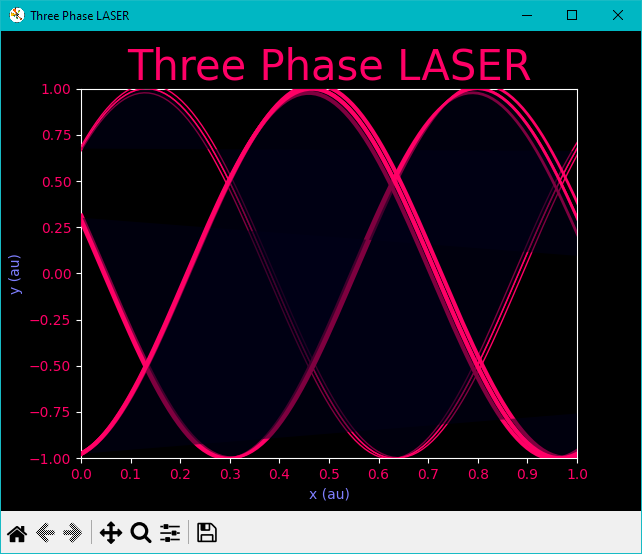

Python code for this plot:
import matplotlib.pyplot as mpl
import matplotlib.animation as ani
import matplotlib.patheffects as pfx
import numpy as np
import math as math

title = num = "Three Phase LASER"

mpl.style.use("dark_background")
ani.Animation = ani.FuncAnimation
figure, axes = mpl.subplots(num = title)

tau = 2.0 * math.pi
third = tau / 3.0
phase1 = third * 1
phase2 = third * 2
phase3 = third * 3

x = np.arange(0.0, 2.0 * math.pi, 0.01)
x_ticks = np.arange(0.0, 1.1, 0.1)
y_ticks = np.arange(-1.0, 1.1, 0.25)
y1 = axes.plot(x, np.sin(x), color = "#FF0066", linewidth = 1)[0]
y2 = axes.plot(x, np.sin(x), color = "#FF0066", linewidth = 2)[0]
y3 = axes.plot(x, np.sin(x), color = "#FF0066", linewidth = 3)[0]

axes.set_title(title, color = "#FF0066", size = "30")
axes.set_xlabel("x (au)", color = "#7F7FFF")
axes.set_ylabel("y (au)", color = "#7F7FFF")
axes.set(xlim = [0.0, 1.0], ylim = [0.0, 1.0])
axes.xaxis.set_ticks(x_ticks)
axes.yaxis.set_ticks(y_ticks)
axes.xaxis.set_tick_params(labelcolor = "#FF0066")
axes.yaxis.set_tick_params(labelcolor = "#FF0066")

class dilation(pfx.AbstractPathEffect):
    #def draw_path(self, *args, **kwargs):
    #    custom(mode = "pre").draw_path(*args, **kwargs)
    #    retval = super().draw_path(*args, **kwargs)
    #    custom(mode = "post").draw_path(*args, **kwargs)
    #    return retval
    def draw_path(self, renderer, gc, tpath, tmod, tface = None):
        #if isinstance(renderer, pfx.PathEffectRenderer):
        #    renderer = renderer._renderer
        #mod = tmod
        #mod = tmod.__class__(tmod)
        #print(dir(tmod))
        #print(type(tmod.scale))
        #mod.scale(0.5)
        #renderer.draw_path(gc, tpath, mod, tface)
        #mod.scale(2.0)
        scale = 1.01
        nscale = 1 / scale
        tmod.scale(scale);
        renderer.draw_path(gc, tpath, tmod, tface)
        tmod.scale(nscale)
        renderer.draw_path(gc, tpath, tmod, tface)
        tmod.scale(nscale)
        renderer.draw_path(gc, tpath, tmod, tface)
        tmod.scale(scale)
        tface = [0.0, 0.0, 0.1, 0.5]
        return renderer.draw_path(gc, tpath, tmod, tface)

def loop(i):
    anim_stack = []
    velocity = i / 100
    y1.set_ydata(np.sin((x * tau) + phase1 + velocity))
    y2.set_ydata(np.sin((x * tau) + phase2 + velocity))
    y3.set_ydata(np.sin((x * tau) + phase3 + velocity))
    #y1.set_path_effects([pfx.withSimplePatchShadow(offset = (0, 0), shadow_rgbFace = "#FFFFFF", rho = 0.1, alpha = None)])
    y1.set_path_effects([dilation()])
    y2.set_path_effects([dilation()])
    y3.set_path_effects([dilation()])
    anim_stack.append(y1)
    anim_stack.append(y2)
    anim_stack.append(y3)
    return anim_stack

anim = ani.Animation(figure, loop, interval = 10,
                     blit = True, save_count = 50)
mpl.show()
